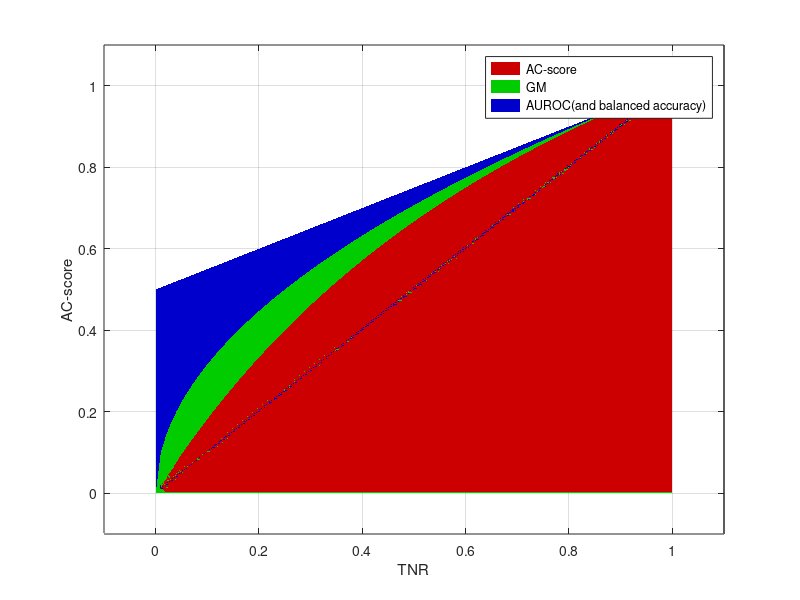

MATLAB code to generate this figure: (Note: this script raises an error after producing the figure.)


tpr=0:0.01:1;
tnr=0:0.01:1;

for i=1:101
    for j=1:101
        gm(i,j) = sqrt(tpr(i)*tnr(j));
        ac_score(i,j) = 2*tpr(i)*tnr(j)/(tpr(i)+tnr(j));
        roc(i,j)=1/2*(tpr(i)+tnr(j));
    end
end

ax=axes();
hold on
box on
grid on
view([90,0])
s2=surf(tpr,tnr,ac_score,'FaceColor','#CC0000','FaceAlpha',1,'EdgeColor','#004C00','LineStyle','none');
s1=surf(tpr,tnr,gm,'FaceColor','#00CC00','FaceAlpha',1,'EdgeColor','#4C0000','LineStyle','none');
s3=surf(tpr,tnr,roc,'FaceColor','#0000CC','FaceAlpha',1,'EdgeColor','#00004C','LineStyle','none');
legend("AC-score","GM","AUROC(and balanced accuracy)")
xlim([-0.1,1.1])
ylim([-0.1,1.1])
zlim([-0.1,1.1])
xlabel("TPR")
ylabel("TNR")
zlabel("AC-score")

C=0.7;
p(1)=patch(C*[1,0,0,1]-(C-1)/2,[1,1,1,1],min(C*[0,0,1,1]-(C-1)/2,[ax.YLim(1),ax.YLim(1),Inf,Inf]),0.6*[1 1 1],'FaceAlpha',0.35,'EdgeAlpha',0);
p(2)=patch(C*[1,0,0,1]-(C-1)/2,0.5*[1,1,1,1],min(C*[0,0,1,1]-(C-1)/2,[ax.YLim(1),ax.YLim(1),Inf,Inf]),0.6*[1 1 1],'FaceAlpha',0.35,'EdgeAlpha',0);
p(3)=patch(C*[1,0,0,1]-(C-1)/2,0*[1,1,1,1],min(C*[0,0,1,1]-(C-1)/2,[ax.YLim(1),ax.YLim(1),Inf,Inf]),0.6*[1 1 1],'FaceAlpha',0.35,'EdgeAlpha',0);

p(4)=patch([1,1,1,1],C*[1,0,0,1]-(C-1)/2,min(C*[0,0,1,1]-(C-1)/2,[ax.YLim(1),ax.YLim(1),Inf,Inf]),0.6*[1 1 1],'FaceAlpha',0.35,'EdgeAlpha',0);
p(5)=patch(0.5*[1,1,1,1],C*[1,0,0,1]-(C-1)/2,min(C*[0,0,1,1]-(C-1)/2,[ax.YLim(1),ax.YLim(1),Inf,Inf]),0.6*[1 1 1],'FaceAlpha',0.35,'EdgeAlpha',0);
p(6)=patch(0*[1,1,1,1],C*[1,0,0,1]-(C-1)/2,min(C*[0,0,1,1]-(C-1)/2,[ax.YLim(1),ax.YLim(1),Inf,Inf]),0.6*[1 1 1],'FaceAlpha',0.35,'EdgeAlpha',0);
set(p,'HandleVisibility','off')